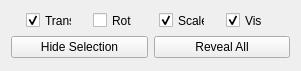
      <widget class="QWidget" name="layoutWidget">
       <property name="geometry">
        <rect>
         <x>360</x>
         <y>20</y>
         <width>301</width>
         <height>71</height>
        </rect>
       </property>
       <layout class="QVBoxLayout" name="verticalLayout_9">
        <item>
         <layout class="QHBoxLayout" name="horizontalLayout_6">
          <item>
           <widget class="QCheckBox" name="HideTranslateCheckBox">
            <property name="maximumSize">
             <size>
              <width>46</width>
              <height>15</height>
             </size>
            </property>
            <property name="text">
             <string>Trans</string>
            </property>
            <property name="checked">
             <bool>true</bool>
            </property>
           </widget>
          </item>
          <item>
           <widget class="QCheckBox" name="HideRotateCheckBox">
            <property name="maximumSize">
             <size>
              <width>45</width>
              <height>15</height>
             </size>
            </property>
            <property name="text">
             <string>Rot</string>
            </property>
            <property name="checked">
             <bool>false</bool>
            </property>
           </widget>
          </item>
          <item>
           <widget class="QCheckBox" name="HideScaleCheckBox">
            <property name="maximumSize">
             <size>
              <width>46</width>
              <height>15</height>
             </size>
            </property>
            <property name="text">
             <string>Scale</string>
            </property>
            <property name="checked">
             <bool>true</bool>
            </property>
           </widget>
          </item>
          <item>
           <widget class="QCheckBox" name="HideVisibilityCheckBox">
            <property name="maximumSize">
             <size>
              <width>45</width>
              <height>15</height>
             </size>
            </property>
            <property name="text">
             <string>Vis</string>
            </property>
            <property name="checked">
             <bool>true</bool>
            </property>
           </widget>
          </item>
         </layout>
        </item>
        <item>
         <layout class="QHBoxLayout" name="horizontalLayout_7">
          <item>
           <widget class="QPushButton" name="HideBtn">
            <property name="text">
             <string>Hide Selection</string>
            </property>
            <property name="icon">
             <iconset resource="Resources/iconResources.qrc">
              <normaloff>:/icon/Remove.png</normaloff>:/icon/Remove.png</iconset>
            </property>
            <property name="iconSize">
             <size>
              <width>20</width>
              <height>20</height>
             </size>
            </property>
           </widget>
          </item>
          <item>
           <widget class="QPushButton" name="RevealBtn">
            <property name="text">
             <string>Reveal All</string>
            </property>
            <property name="icon">
             <iconset resource="Resources/iconResources.qrc">
              <normaloff>:/icon/Add.png</normaloff>:/icon/Add.png</iconset>
            </property>
            <property name="iconSize">
             <size>
              <width>20</width>
              <height>20</height>
             </size>
            </property>
           </widget>
          </item>
         </layout>
        </item>
       </layout>
      </widget>
